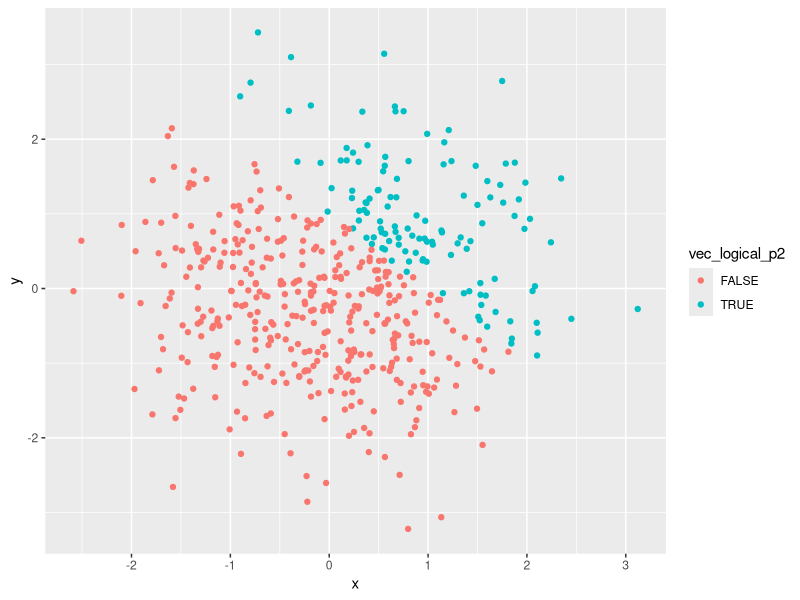
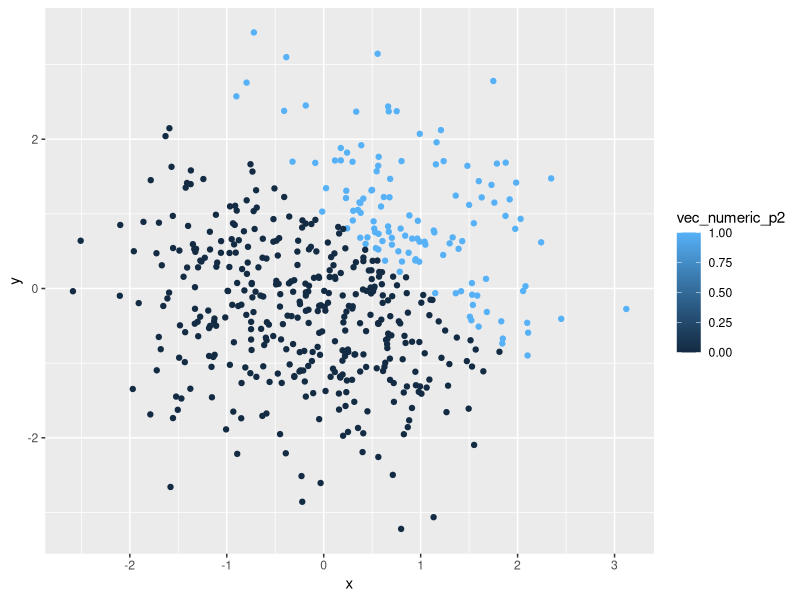
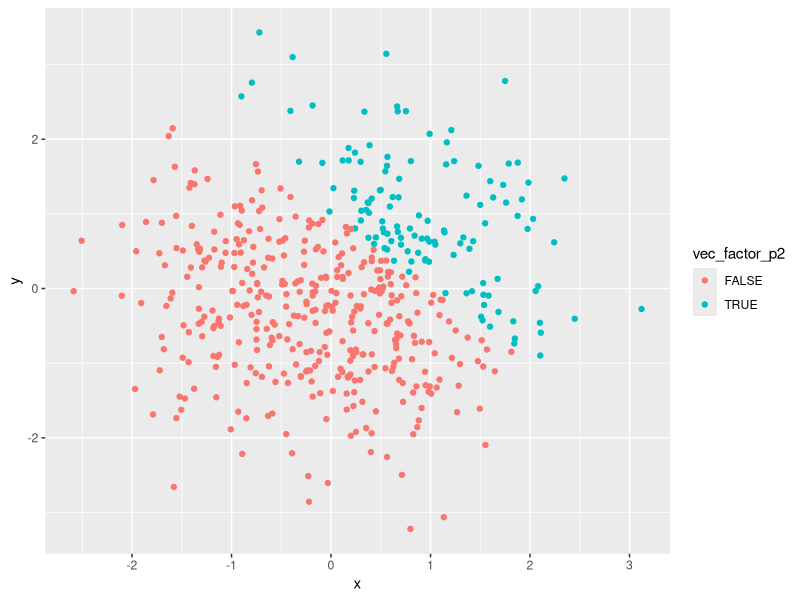
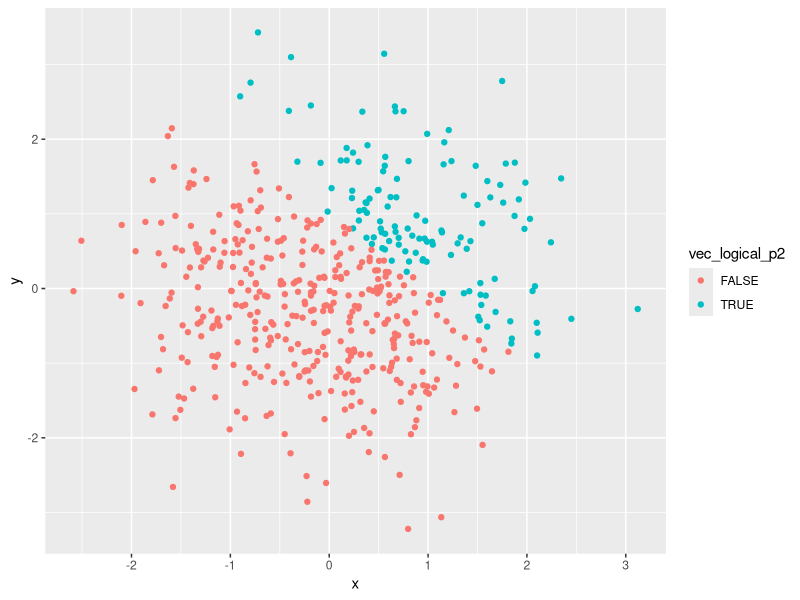

The R script that drew these images, in order:
## ---- chunk 1
library(tidyverse)
## ---- chunk 2
set.seed(134) #I set a random seed for the sake of consistency and reproducibility
prob1_df <- tibble(
    vec_numeric = rnorm(8),
    vec_logical = vec_numeric > 0,
    vec_character = c("beat", "cream", "fold", "glaze", "knead", "score", "whip", "whisk"),
    vec_factor = factor(c("good", "neutral", "bad", "good", "neutral", "bad", "good", "bad"))
)
## ---- chunk 3
vec_log2num_prod <- as.numeric(pull(prob1_df, vec_logical)) * pull(prob1_df, vec_numeric)
vec_log2num_prod  

vec_log2fac_prod <- as.factor(pull(prob1_df, vec_logical)) * pull(prob1_df, vec_numeric)
vec_log2fac_prod

vec_log2fac2num_prod <- as.numeric(as.factor(pull(prob1_df, vec_logical))) * pull(prob1_df, vec_numeric)
vec_log2fac2num_prod
## ---- chunk 4
set.seed(53) #I set a random seed for the sake of consistency and reproducibility
prob2_df <- tibble(
    x = rnorm(500),
    y = rnorm(500),
    vec_logical_p2 = x + y > 1,
    vec_numeric_p2 = as.numeric(vec_logical_p2),
    vec_factor_p2 = as.factor(vec_logical_p2)
)
## ---- chunk 5
p8105_hw1_plot1 <- ggplot(prob2_df) + geom_point(mapping = aes(x = x, y = y, color = vec_logical_p2))
## ---- chunk 6
p8105_hw1_plot2 <- ggplot(prob2_df) + geom_point(mapping = aes(x = x, y = y, color = vec_numeric_p2))
## ---- chunk 7
p8105_hw1_plot3 <- ggplot(prob2_df) + geom_point(mapping = aes(x = x, y = y, color = vec_factor_p2))
## ---- chunk 8
p8105_hw1_plot1
p8105_hw1_plot2
p8105_hw1_plot3
## ---- chunk 9
ggsave(filename = "hw1_prob2_plot1.png", plot = p8105_hw1_plot1)
